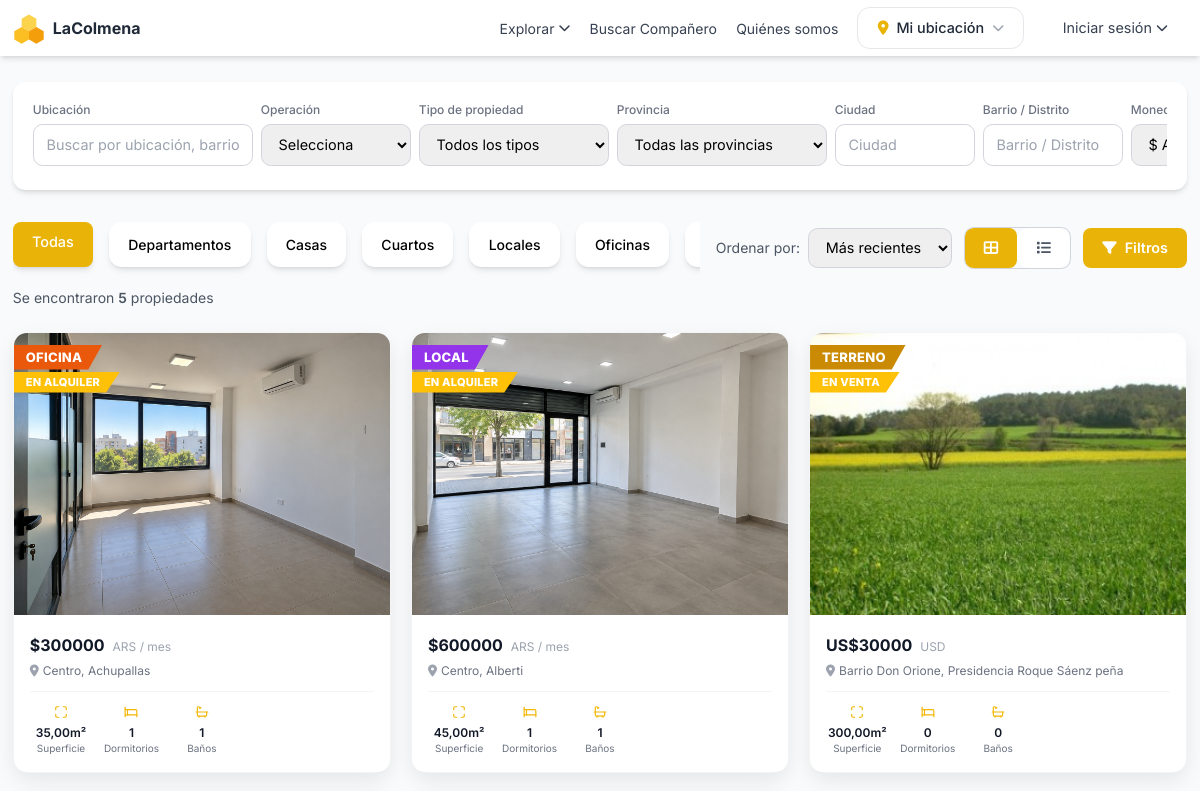
Page /propiedades/ (upper part) on the earlier database version.
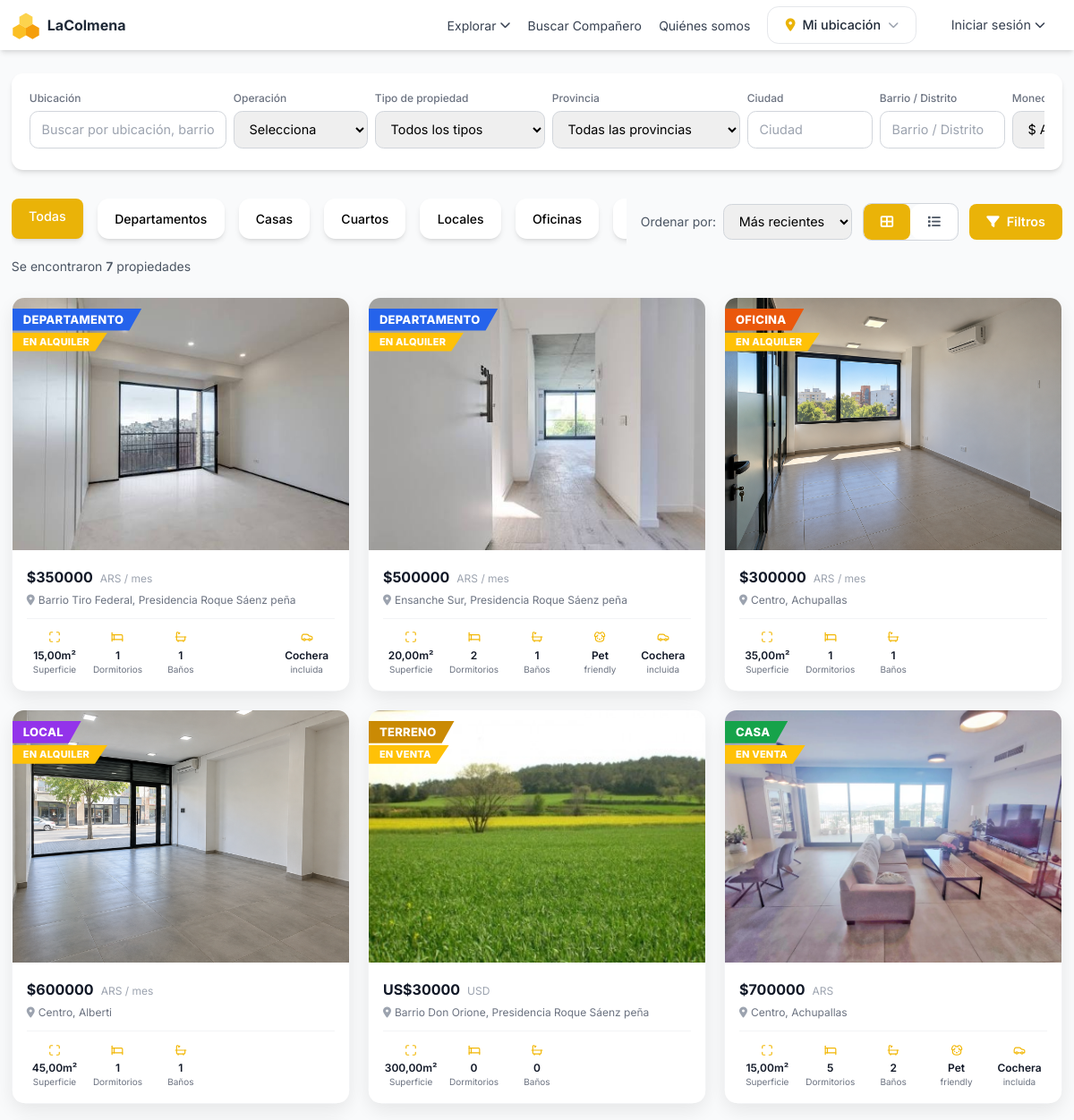
Same page on the later database version.
### propiedades/models.py (models this page shows, shortened)
class Propiedad(models.Model):
    TIPO_CHOICES = [
        ('departamento', 'Departamento'),
        ('casa', 'Casa'),
        ('cuarto', 'Cuarto'),
        ('local', 'Local Comercial'),
        ('terreno', 'Terreno'),
        ('oficina', 'Oficina'),
        ('galpon', 'Galpón'),
    ]
    OPERACION_CHOICES = [
        ('alquiler', 'Alquiler'),
        ('venta', 'Venta'),
    ]
    MONEDA_CHOICES = [
        ('ARS', '$ ARS'),
        ('USD', 'US$ USD'),
    ]
    TIPO_CONTACTO_CHOICES = [
        ('dueno', 'Dueño Directo'),
        ('inmobiliaria', 'Inmobiliaria'),
    ]
    ESTADO_CHOICES = [
        ('activa', 'Activa'),
        ('suspendida', 'Suspendida'),
        ('alquilada', 'Alquilada'),
        ('inactiva', 'Inactiva'),
    ]
    propietario = models.ForeignKey(settings.AUTH_USER_MODEL, on_delete=models.CASCADE, related_name='publicaciones')
    categoria = models.ForeignKey(Categoria, on_delete=models.SET_NULL, null=True, blank=True, related_name='propiedades')
    titulo = models.CharField(max_length=200)
    descripcion = models.TextField()
    tipo = models.CharField(max_length=20, choices=TIPO_CHOICES)
    operacion = models.CharField(max_length=20, choices=OPERACION_CHOICES, default='alquiler')
    precio = models.DecimalField(max_digits=10, decimal_places=2, validators=[MinValueValidator(0)])
    moneda = models.CharField(max_length=3, choices=MONEDA_CHOICES, default='ARS')
    incluye_expensas = models.BooleanField(default=False, help_text='¿El precio incluye gastos de expensas?')
    tipo_contacto = models.CharField(max_length=20, choices=TIPO_CONTACTO_CHOICES, default='dueno')
    provincia = models.ForeignKey('ubicaciones.Provincia', on_delete=models.PROTECT, related_name='propiedades')
    ciudad = models.CharField(max_length=100)
    distrito = models.CharField(max_length=100)
    direccion = models.CharField(max_length=255)
    latitud = models.DecimalField(max_digits=10, decimal_places=8, null=True, blank=True)
    longitud = models.DecimalField(max_digits=11, decimal_places=8, null=True, blank=True)
    area = models.DecimalField(max_digits=10, decimal_places=2, help_text='Área en m²')
    habitaciones = models.IntegerField(default=1, validators=[MinValueValidator(0)])
    banos = models.IntegerField(default=1, validators=[MinValueValidator(0)])
    estacionamiento = models.BooleanField(default=False)
    amoblado = models.BooleanField(default=False)
    mascotas = models.BooleanField(default=False)
    piso = models.IntegerField(null=True, blank=True, help_text='Número de piso', validators=[MinValueValidator(-5)])
    balcon = models.BooleanField(default=False, help_text='Tiene balcón o terraza')
    patio = models.BooleanField(default=False, help_text='Tiene patio o jardín')
    parrilla = models.BooleanField(default=False, help_text='Tiene parrilla')
    aire_acondicionado = models.BooleanField(default=False)
    calefaccion = models.BooleanField(default=False)
    ascensor = models.BooleanField(default=False)
    terraza = models.BooleanField(default=False)
    wifi = models.BooleanField(default=False)
    lavanderia = models.BooleanField(default=False, help_text='Tiene lavadero o lavandería')
    seguridad = models.BooleanField(default=False, help_text='Tiene seguridad o portero')
    amenities = models.BooleanField(default=False, help_text='Tiene amenities (pileta, gym, SUM)')
    accesibilidad = models.BooleanField(default=False, help_text='Apto para movilidad reducida')
    piscina = models.BooleanField(default=False)
    gimnasio = models.BooleanField(default=False)
    sauna = models.BooleanField(default=False)
    jacuzzi = models.BooleanField(default=False)
    quincho = models.BooleanField(default=False)
    solarium = models.BooleanField(default=False)
    area_deportiva = models.BooleanField(default=False, help_text='Cuenta con área o cancha deportiva')
    estado = models.CharField(max_length=20, choices=ESTADO_CHOICES, default='activa')
    motivo_suspension = models.CharField(max_length=255, blank=True, help_text='Motivo por el cual la propiedad fue suspendida')
    vistas = models.IntegerField(default=0)
    destacada = models.BooleanField(default=False)
    especial_estudiantes = models.BooleanField(default=False, help_text='Propiedad especial para estudiantes')
    fecha_publicacion = models.DateTimeField(auto_now_add=True)
    fecha_actualizacion = models.DateTimeField(auto_now=True)
    fecha_expiracion = models.DateTimeField(null=True, blank=True)
    class Meta:
        verbose_name = 'Propiedad'
        verbose_name_plural = 'Propiedades'
        ordering = ['-fecha_publicacion']
    def get_moneda_simbolo(self):
        return 'US$' if self.moneda == 'USD' else '$'
    @property
    def imagen_principal(self):
        return self.imagenes.first()

class ImagenPropiedad(models.Model):
    propiedad = models.ForeignKey(Propiedad, on_delete=models.CASCADE, related_name='imagenes')
    imagen = models.ImageField(upload_to='propiedades/', validators=[validar_imagen_propiedad])
    orden = models.IntegerField(default=0)
    es_principal = models.BooleanField(default=False)
    fecha_subida = models.DateTimeField(auto_now_add=True)
    class Meta:
        verbose_name = 'Imagen de propiedad'
        verbose_name_plural = 'Imágenes de propiedades'
        ordering = ['orden', '-es_principal']

### propiedades/views.py (the view, shortened to what this page needs)
# urls.py: path('propiedades/', views.listado_propiedades, name='listado'),
def listado_propiedades(request):
    propiedades = Propiedad.objects.filter(estado='activa').select_related(
        'propietario', 'categoria'
    ).prefetch_related('imagenes')
    form = BusquedaForm(request.GET)
    if form.is_valid():
        busqueda = form.cleaned_data.get('busqueda')
        tipo = form.cleaned_data.get('tipo')
        if tipo:
            propiedades = propiedades.filter(tipo=tipo)
        provincia = form.cleaned_data.get('provincia')
        if provincia:
            propiedades = propiedades.filter(provincia=provincia)
        ciudad = form.cleaned_data.get('ciudad')
        if ciudad:
            propiedades = propiedades.filter(ciudad__icontains=ciudad)
        distrito = form.cleaned_data.get('distrito')
        if distrito:
            propiedades = propiedades.filter(distrito__icontains=distrito)
        moneda = form.cleaned_data.get('moneda')
        if moneda:
            propiedades = propiedades.filter(moneda=moneda)
        precio_min = form.cleaned_data.get('precio_min')
        if precio_min:
            propiedades = propiedades.filter(precio__gte=precio_min)
        precio_max = form.cleaned_data.get('precio_max')
        if precio_max:
            propiedades = propiedades.filter(precio__lte=precio_max)
    tipo_url = request.GET.get('tipo')
    if tipo_url and tipo_url in ['departamento', 'casa', 'cuarto', 'local', 'terreno', 'oficina']:
        propiedades = propiedades.filter(tipo=tipo_url)
    operacion = request.GET.get('operacion')
    if operacion and operacion in ['alquiler', 'venta']:
        propiedades = propiedades.filter(operacion=operacion)
    categoria_id = request.GET.get('categoria')
    if categoria_id:
        propiedades = propiedades.filter(categoria_id=categoria_id)
    especial_estudiantes = request.GET.get('especial_estudiantes')
    if especial_estudiantes:
        propiedades = propiedades.filter(especial_estudiantes=True)
    if request.GET.get('amoblado'):
        propiedades = propiedades.filter(amoblado=True)
    if request.GET.get('mascotas'):
        propiedades = propiedades.filter(mascotas=True)
    if request.GET.get('estacionamiento'):
        propiedades = propiedades.filter(estacionamiento=True)
    if request.GET.get('incluye_expensas'):
        propiedades = propiedades.filter(incluye_expensas=True)
    habitaciones = request.GET.get('habitaciones')
    if habitaciones and habitaciones.isdigit():
        propiedades = propiedades.filter(habitaciones__gte=int(habitaciones))
    banos = request.GET.get('banos')
    if banos and banos.isdigit():
        propiedades = propiedades.filter(banos__gte=int(banos))
    area_min = request.GET.get('area_min')
    if area_min and area_min.replace('.', '', 1).isdigit():
        propiedades = propiedades.filter(area__gte=float(area_min))
    area_max = request.GET.get('area_max')
    if area_max and area_max.replace('.', '', 1).isdigit():
        propiedades = propiedades.filter(area__lte=float(area_max))
    tipo_contacto = request.GET.get('tipo_contacto')
    if tipo_contacto in ['dueno', 'inmobiliaria']:
        propiedades = propiedades.filter(tipo_contacto=tipo_contacto)
    if request.GET.get('balcon'):
        propiedades = propiedades.filter(balcon=True)
    if request.GET.get('patio'):
        propiedades = propiedades.filter(patio=True)
    if request.GET.get('parrilla'):
        propiedades = propiedades.filter(parrilla=True)
    if request.GET.get('aire_acondicionado'):
        propiedades = propiedades.filter(aire_acondicionado=True)
    if request.GET.get('calefaccion'):
        propiedades = propiedades.filter(calefaccion=True)
    if request.GET.get('ascensor'):
        propiedades = propiedades.filter(ascensor=True)
    if request.GET.get('terraza'):
        propiedades = propiedades.filter(terraza=True)
    if request.GET.get('wifi'):
        propiedades = propiedades.filter(wifi=True)
    if request.GET.get('lavanderia'):
        propiedades = propiedades.filter(lavanderia=True)
    if request.GET.get('seguridad'):
        propiedades = propiedades.filter(seguridad=True)
    if request.GET.get('accesibilidad'):
        propiedades = propiedades.filter(accesibilidad=True)
    if request.GET.get('piscina'):
        propiedades = propiedades.filter(piscina=True)
    if request.GET.get('gimnasio'):
        propiedades = propiedades.filter(gimnasio=True)
    if request.GET.get('sauna'):
        propiedades = propiedades.filter(sauna=True)
    if request.GET.get('jacuzzi'):
        propiedades = propiedades.filter(jacuzzi=True)
    if request.GET.get('quincho'):
        propiedades = propiedades.filter(quincho=True)
    if request.GET.get('solarium'):
        propiedades = propiedades.filter(solarium=True)
    if request.GET.get('area_deportiva'):
        propiedades = propiedades.filter(area_deportiva=True)
    orden = request.GET.get('orden', 'recientes')
    campo_fecha = 'fecha_publicacion' if orden == 'antiguos' else '-fecha_publicacion'
    if orden not in ('antiguos', 'recientes'):
        orden = 'recientes'
    ubicacion_pref = obtener_ubicacion_cookie(request)
    if ubicacion_pref:
        from django.db.models import Case, When, Value, IntegerField
        condiciones = []
        if ubicacion_pref.get('ciudad'):
            condiciones.append(When(ciudad__iexact=ubicacion_pref['ciudad'], then=Value(0)))
        if ubicacion_pref.get('provincia'):
            condiciones.append(When(provincia__nombre__icontains=ubicacion_pref['provincia'], then=Value(1)))
        propiedades = propiedades.annotate(
            _geo=Case(*condiciones, default=Value(2), output_field=IntegerField())
        ).order_by('_geo', campo_fecha)
    else:
        propiedades = propiedades.order_by(campo_fecha)
    paginator = Paginator(propiedades, 12)
    page_number = request.GET.get('page')
    page_obj = paginator.get_page(page_number)
    context = {
        'page_obj': page_obj,
        'form': form,
        'categorias': Categoria.objects.all(),
        'orden': orden,
    }
    return render(request, 'propiedades/listado.html', context)

### propiedades/templates/propiedades/listado.html (shortened to what the changed rows need)
{% extends 'base.html' %}
{% block content %}
<div class="{% if request.GET.especial_estudiantes %}py-8{% else %}bg-gray-50 min-h-screen py-8{% endif %}" >
    <div class="max-w-[1800px] mx-auto px-4 sm:px-6 lg:px-8">
        <p class="{% if request.GET.especial_estudiantes %}text-gray-800{% else %}text-gray-600{% endif %} mb-6">
            Se encontraron <span class="font-semibold">{{ page_obj.paginator.count }}</span> propiedades
        </p>
        <div id="grid-propiedades" class="grid grid-cols-1 sm:grid-cols-2 lg:grid-cols-3 xl:grid-cols-4 gap-5 mb-8">
            {% for propiedad in page_obj %}
            {% include 'propiedades/_tarjeta_propiedad.html' with propiedad=propiedad %}
            {% endfor %}
        </div>
    </div>
</div>
{% endblock %}

### propiedades/templates/propiedades/_tarjeta_propiedad.html (shortened to what this page needs)
<div class="h-full flex flex-col rounded-2xl shadow-lg border border-gray-100 hover:shadow-xl transition">
<div class="flex-1 flex flex-col bg-white rounded-2xl overflow-hidden">
    <a href="{% url 'propiedades:detalle' propiedad.pk %}" class="flex flex-col flex-1">
    <div class="relative shrink-0">
        {% if propiedad.imagen_principal %}
        <img src="{{ propiedad.imagen_principal.imagen.url }}"
             alt="{{ propiedad.titulo }}"
             class="w-full aspect-[4/3] object-cover">
        {% else %}
        <div class="w-full aspect-[4/3] bg-gray-100 flex items-center justify-center">
            <i class="fas fa-home text-gray-300 text-4xl"></i>
        </div>
        {% endif %}
        {% if badge_texto %}
        <span class="absolute top-2.5 left-2.5 inline-flex items-center gap-1.5 bg-yellow-50 text-yellow-700 border border-yellow-200 text-[11px] font-bold px-2.5 py-1 rounded-full shadow uppercase tracking-wide">
            {% icono "ideal_estudiantes" clase="text-xs" %} {{ badge_texto }}
        </span>
        {% else %}
        {% badge_propiedad propiedad %}
        {% endif %}
    </div>
    <div class="p-4 flex flex-col flex-1">
        <div class="flex items-baseline gap-2 mb-1">
            <span class="text-xl font-bold text-gray-900">{{ propiedad.get_moneda_simbolo }}{{ propiedad.precio|floatformat:0 }}</span>
            <span class="text-xs text-gray-400">{{ propiedad.moneda }}{% if propiedad.operacion == 'alquiler' %} / mes{% endif %}</span>
        </div>
        <p class="text-gray-500 text-xs flex items-center mb-3 min-w-0">
            <i class="fas fa-map-marker-alt mr-1 text-gray-400 flex-shrink-0"></i>
            <span class="truncate">{{ propiedad.distrito }}, {{ propiedad.ciudad }}</span>
        </p>
        <div class="mt-auto flex flex-wrap gap-2 pt-3 border-t border-gray-100">
            <div class="flex-1 min-w-[56px] text-center">
                {% icono "superficie" clase="text-sm mb-0.5" %}
                <p class="font-semibold text-gray-900 text-xs">{{ propiedad.area }}m²</p>
                <p class="text-[10px] text-gray-500">Superficie</p>
            </div>
            <div class="flex-1 min-w-[56px] text-center">
                {% icono "dormitorios" clase="text-sm mb-0.5" %}
                <p class="font-semibold text-gray-900 text-xs">{{ propiedad.habitaciones }}</p>
                <p class="text-[10px] text-gray-500">Dormitorios</p>
            </div>
            <div class="flex-1 min-w-[56px] text-center">
                {% icono "banos" clase="text-sm mb-0.5" %}
                <p class="font-semibold text-gray-900 text-xs">{{ propiedad.banos }}</p>
                <p class="text-[10px] text-gray-500">Baños</p>
            </div>
            <div class="flex-1 min-w-[56px] text-center {% if not propiedad.mascotas %}invisible{% endif %}">
                {% icono "mascotas" clase="text-sm mb-0.5" %}
                <p class="font-semibold text-gray-900 text-xs">Pet</p>
                <p class="text-[10px] text-gray-500">friendly</p>
            </div>
            <div class="flex-1 min-w-[56px] text-center {% if not propiedad.estacionamiento %}invisible{% endif %}">
                {% icono "estacionamiento" clase="text-sm mb-0.5" %}
                <p class="font-semibold text-gray-900 text-xs">Cochera</p>
                <p class="text-[10px] text-gray-500">incluida</p>
            </div>
        </div>
    </div>
    </a>
</div>
</div>

Differences in the rows shown:
added Propiedad: imagen_principal.imagen (picture), tipo+operacion "DEPARTAMENTO EN ALQUILER", get_moneda_simbolo "$", precio "350000", moneda "ARS", shows "/ mes", distrito "Barrio Tiro Federal", ciudad "Presidencia Roque Sáenz peña", area "15,00", habitaciones "1", banos "1"
added Propiedad: imagen_principal.imagen (picture), tipo+operacion "DEPARTAMENTO EN ALQUILER", get_moneda_simbolo "$", precio "500000", moneda "ARS", shows "/ mes", distrito "Ensanche Sur", ciudad "Presidencia Roque Sáenz peña", area "20,00", habitaciones "2", banos "1"
now on this page (row unchanged): Propiedad: imagen_principal.imagen (picture), tipo+operacion "CASA EN VENTA", get_moneda_simbolo "$", precio "700000", moneda "ARS", distrito "Centro", ciudad "Achupallas", area "15,00", habitaciones "5", banos "2"
Other differences:
{{ page_obj.paginator.count }}: "5" → "7"
